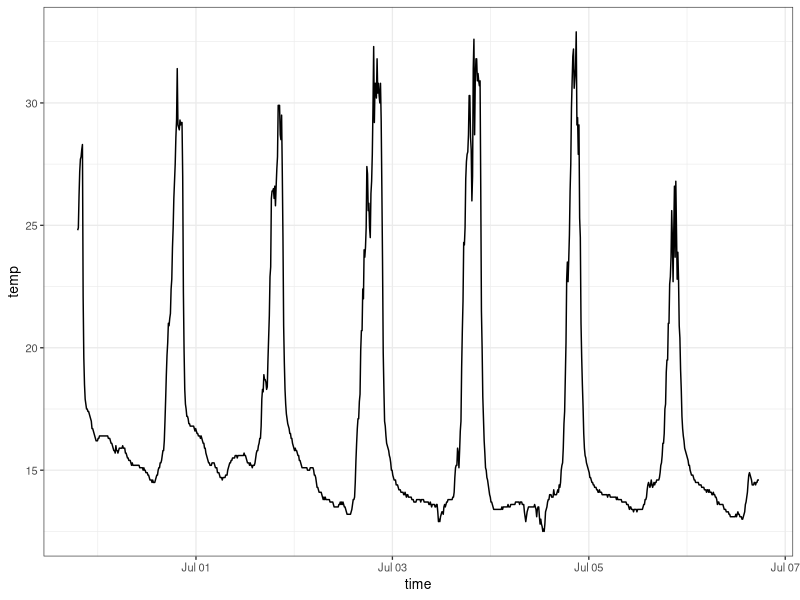
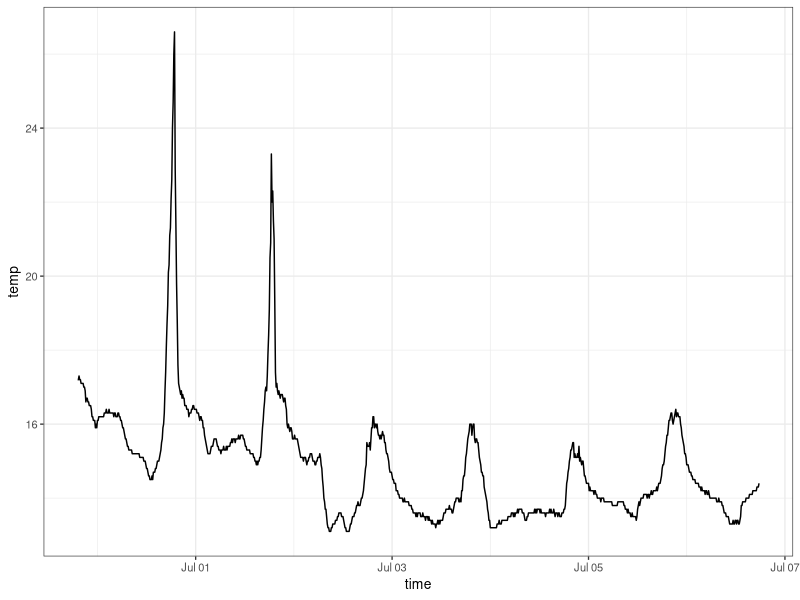
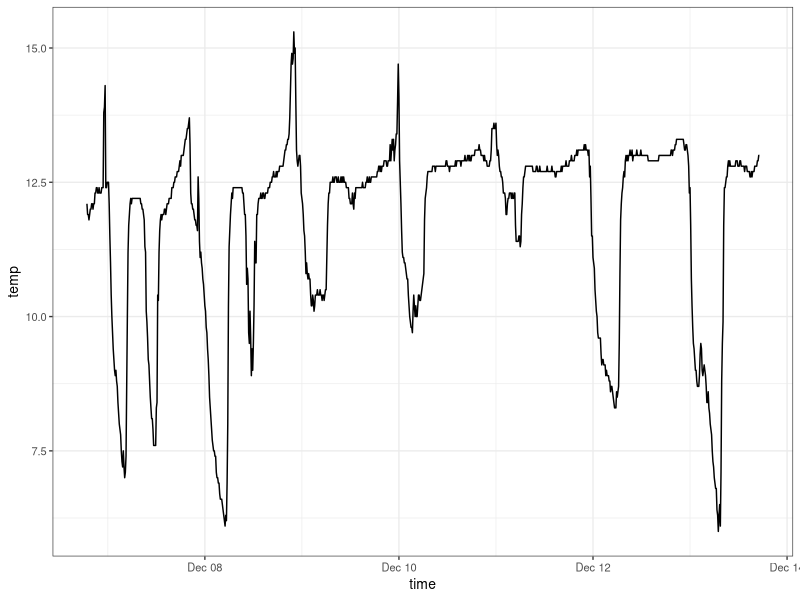
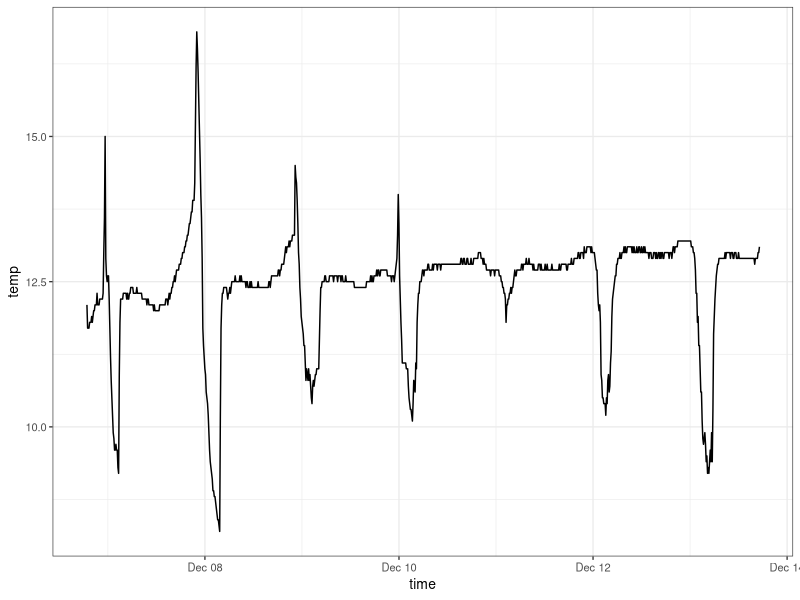
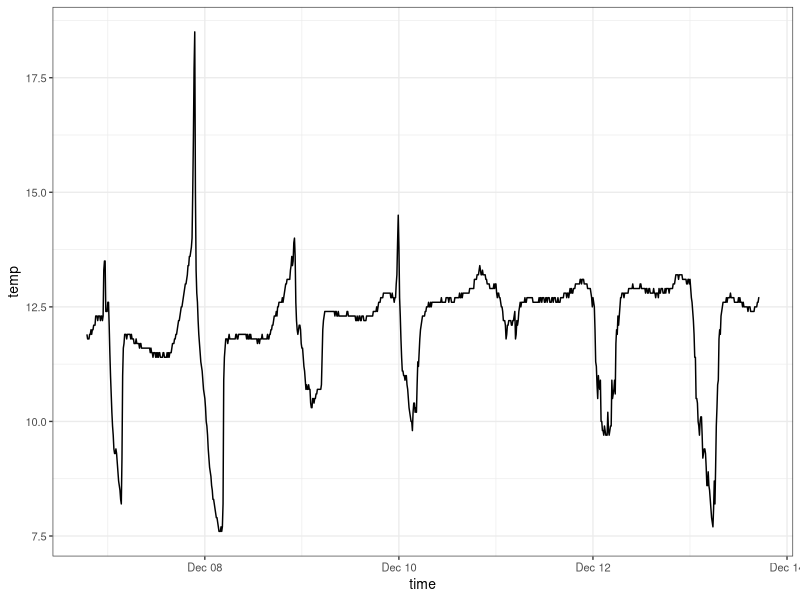
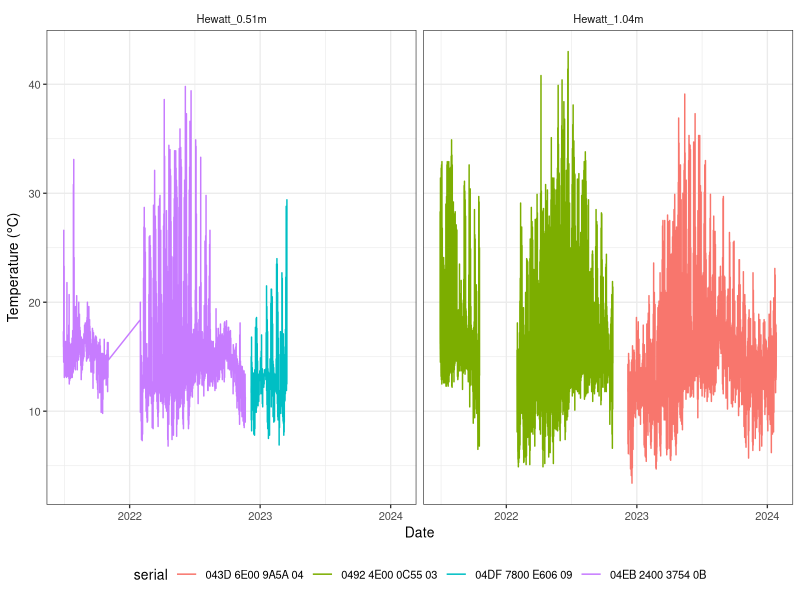
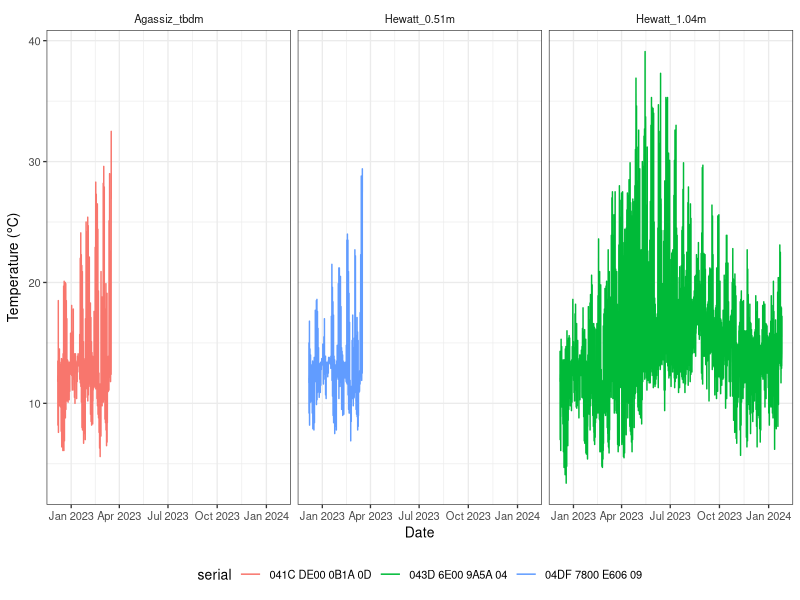
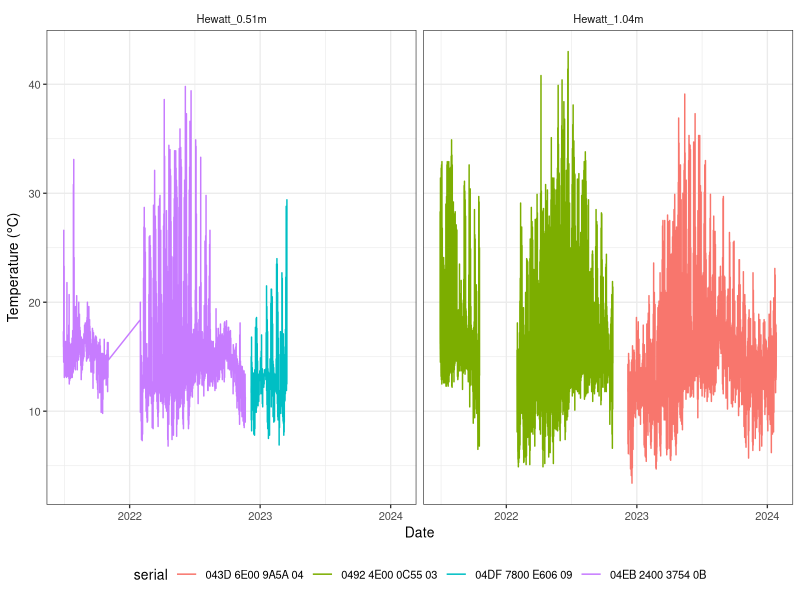

R code for these plots, in order:
################################################################################
##' @title Compile raw Hewatt temperature data
##' @author Robin Elahi
##' @date 2023-04-28
##' @log 
################################################################################

#### PACKAGES, DATA ####
library(here)
library(tidyverse)
library(lubridate)

theme_set(theme_bw(base_size = 10) + 
            theme(#panel.grid = element_blank(), 
                  strip.background = element_blank()))

# Hewatt high zone - 2021 logger
d1 <- read_csv("data_output/envlogger_04924E000C5503.csv") %>% 
  mutate(site = "Hewatt", 
         elev_m = "1.04",
         name = paste(site, "_", elev_m, "m", sep = ""))
d1 %>% 
  head(n = 1000) %>% 
  ggplot(aes(time, temp)) + 
  geom_line()

# Hewatt mid zone - 2021 logger
d2 <- read_csv("data_output/envlogger_04EB240037540B.csv") %>% 
  mutate(site = "Hewatt", 
         elev_m = "0.51",
         name = paste(site, "_", elev_m, "m", sep = ""))
d2 %>% 
  head(n = 1000) %>% 
  ggplot(aes(time, temp)) + 
  geom_line()

# Hewatt high zone - 2022 logger
d3 <- read_csv("data_output/envlogger_043D6E009A5A04.csv") %>% 
  mutate(site = "Hewatt", 
         elev_m = "1.04",
         name = paste(site, "_", elev_m, "m", sep = ""))
d3 %>% 
  head(n = 1000) %>% 
  ggplot(aes(time, temp)) + 
  geom_line()

# Hewatt mid zone - 2022 logger
d4 <- read_csv("data_output/envlogger_04DF7800E60609.csv") %>% 
  mutate(site = "Hewatt", 
         elev_m = "0.51",
         name = paste(site, "_", elev_m, "m", sep = ""))
d4 %>% 
  head(n = 1000) %>% 
  ggplot(aes(time, temp)) + 
  geom_line()

# Agassize beach - 2022 logger
d5 <- read_csv("data_output/envlogger_041CDE000B1A0D.csv") %>% 
  mutate(site = "Agassiz", 
         elev_m = "tbd",
         name = paste(site, "_", elev_m, "m", sep = ""))
d5 %>% 
  head(n = 1000) %>% 
  ggplot(aes(time, temp)) + 
  geom_line()

# Combine
d <- rbind(d1, d3, d2, d4, d5)

# Lubridate
d <- d %>% 
  mutate(date = date(time), 
         year = year(time), 
         month = month(time), 
         week = week(time), 
         jday = yday(time))

write.csv(d, "data_output/intertidal_hms_env_raw.csv")

#### Time-series plot of raw data ####

# Plot raw data - Hewatt
d %>% 
  filter(site != "Agassiz") %>% 
  ggplot(aes(time, temp, color = serial)) + 
  geom_line(alpha = 1) +
  ylab(expression(paste("Temperature (", degree, "C)"))) + 
  xlab("Date") +
  theme(legend.position = "bottom") +
  facet_wrap(~ name) 

ggsave(here("figs", "hewatt_env_raw.pdf"), 
       height = 3.5, width = 7)


# Plot raw data - 2nd set of loggers
d %>% 
  filter(date > "2022-12-01") %>% 
  ggplot(aes(time, temp, color = serial)) + 
  geom_line(alpha = 1) +
  ylab(expression(paste("Temperature (", degree, "C)"))) + 
  xlab("Date") +
  theme(legend.position = "bottom") +
  facet_wrap(~ name) 

ggsave(here("figs", "intertidal_hms_env_raw.pdf"), 
       height = 3.5, width = 7)

